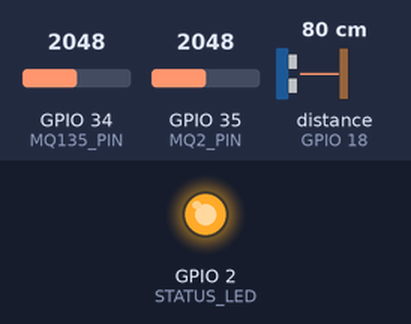
The sketch below on a simulated ESP32. Parts: output pins drawn as LEDs (lit = HIGH). Wiring (inferred from the names in the program): ultrasonic range finder: trigger GPIO 5; echo GPIO 18. The test bench sets the inputs (shaded band); at power-on: distance to the obstacle (sensor on GPIO 18) 80 cm, GPIO 34 (MQ135_PIN) = 2048, GPIO 35 (MQ2_PIN) = 2048. The echo pulse lasts 58.3 µs per cm; WiFi joins after 1.5 s; servers stay silent unless stated; uploads are accepted with an empty reply; random numbers use the default seed unless the sketch sets one; pins used as bus, display or sensor lines are not drawn; what the sketch prints to the serial monitor is not drawn.

Above: at 3.7 s.
3.8 s: distance to the obstacle (sensor on GPIO 18) set to 2 cm
At 5.28 s:
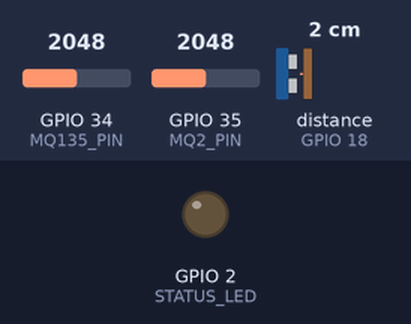
10.4 s: GPIO 34 (MQ135_PIN) set to 472
21.8 s: distance to the obstacle (sensor on GPIO 18) set to 4 cm
31.8 s: GPIO 34 (MQ135_PIN) set to 491
Timing chart, 0 to 42.1 s (numbered marks = the images above; inputs shaded):
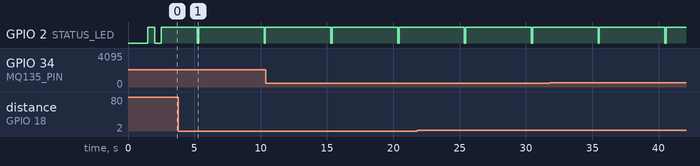

The sketch:

esp32_firmware_sample.ino
```cpp
/*
  =============================================================================
  AI-Powered Environmental Hazard Monitoring & Early Warning System
  ESP32 Hardware Node Firmware
  =============================================================================
  Target Board: ESP32 Dev Module / NodeMCU-32S
  Author: Disaster Management Tech Team

  Sensors Connected:
    - DHT22: Temperature & Relative Humidity (Pin GPIO 4)
    - HC-SR04: Ultrasonic Sensor for Water Level Depth (Trig: 5, Echo: 18)
    - MQ-135: Air Quality / Gas Sensor (Analog Pin GPIO 34)
    - MQ-2: Smoke / Combustible Gas Sensor (Analog Pin GPIO 35)
    - Status LED: Built-in LED (GPIO 2)

  Dependencies (Install via Arduino IDE Library Manager):
    - DHT sensor library by Adafruit
    - ArduinoJson by Benoit Blanchon (v6 or v7)
  =============================================================================
*/

#include <WiFi.h>
#include <HTTPClient.h>
#include <ArduinoJson.h>

// WiFi Credentials
const char* WIFI_SSID = "YOUR_WIFI_SSID";
const char* WIFI_PASSWORD = "YOUR_WIFI_PASSWORD";

// Central Backend Server Endpoint
// If testing locally on your LAN, replace with your PC's local IP (e.g. http://192.168.1.15:8000/api/sensor-data)
const char* SERVER_ENDPOINT = "http://192.168.1.100:8000/api/sensor-data";

// Unique Device & Location Configuration
const char* DEVICE_ID = "ESP32_CHN_01";
const char* LOCATION_NAME = "Chennai Adyar Basin, Tamil Nadu";
const float LATITUDE = 13.0827;
const float LONGITUDE = 80.2707;

// Pin Definitions
#define DHT_PIN 4
#define TRIG_PIN 5
#define ECHO_PIN 18
#define MQ135_PIN 34
#define MQ2_PIN 35
#define STATUS_LED 2

// Interval Configuration (in milliseconds)
const unsigned long SEND_INTERVAL_MS = 5000; // Send telemetry every 5 seconds
unsigned long lastSendTime = 0;

void setup() {
  Serial.begin(115200);
  delay(1000);
  Serial.println("\n--- [ESP32] Environmental Hazard Node Booting ---");

  pinMode(TRIG_PIN, OUTPUT);
  pinMode(ECHO_PIN, INPUT);
  pinMode(MQ135_PIN, INPUT);
  pinMode(MQ2_PIN, INPUT);
  pinMode(STATUS_LED, OUTPUT);

  connectToWiFi();
}

void loop() {
  // Ensure WiFi is connected
  if (WiFi.status() != WL_CONNECTED) {
    connectToWiFi();
  }

  // Periodic Telemetry Transmission
  if (millis() - lastSendTime >= SEND_INTERVAL_MS) {
    lastSendTime = millis();
    sendTelemetry();
  }

  delay(50);
}

void connectToWiFi() {
  Serial.print("[WiFi] Connecting to: ");
  Serial.println(WIFI_SSID);
  WiFi.begin(WIFI_SSID, WIFI_PASSWORD);

  int attempts = 0;
  while (WiFi.status() != WL_CONNECTED && attempts < 20) {
    delay(500);
    Serial.print(".");
    digitalWrite(STATUS_LED, !digitalRead(STATUS_LED));
    attempts++;
  }

  if (WiFi.status() == WL_CONNECTED) {
    Serial.println("\n[WiFi] Connected successfully!");
    Serial.print("[WiFi] IP Address: ");
    Serial.println(WiFi.localIP());
    digitalWrite(STATUS_LED, HIGH);
  } else {
    Serial.println("\n[WiFi] Connection timeout. Retrying in next cycle.");
    digitalWrite(STATUS_LED, LOW);
  }
}

float measureWaterLevel() {
  // Trigger 10us ultrasonic pulse
  digitalWrite(TRIG_PIN, LOW);
  delayMicroseconds(2);
  digitalWrite(TRIG_PIN, HIGH);
  delayMicroseconds(10);
  digitalWrite(TRIG_PIN, LOW);

  long duration = pulseIn(ECHO_PIN, HIGH, 30000); // 30ms timeout
  if (duration == 0) {
    return 20.0; // Fallback distance in cm
  }
  // Distance in cm = (duration * 0.0343) / 2
  float distance = (duration * 0.0343) / 2.0;

  // Total canal depth assumed 100cm; Water level = Depth - Distance to surface
  float waterLevel = max(0.0f, 100.0f - distance);
  return waterLevel;
}

float readAQI() {
  int rawADC = analogRead(MQ135_PIN); // 0 - 4095
  // Map ADC reading to calibrated AQI scale (0-500)
  float aqi = (rawADC / 4095.0) * 400.0 + 30.0;
  return aqi;
}

float readSmokeLevel() {
  int rawADC = analogRead(MQ2_PIN); // 0 - 4095
  // Map ADC reading to calibrated ppm (0-150 ppm)
  float smoke = (rawADC / 4095.0) * 120.0 + 5.0;
  return smoke;
}

void sendTelemetry() {
  if (WiFi.status() != WL_CONNECTED) {
    Serial.println("[ESP32] Cannot send telemetry: WiFi disconnected.");
    return;
  }

  // Read physical / calibrated sensors
  // (Note: Replace dummy DHT values with dht.readTemperature() / dht.readHumidity() in production)
  float temperature = 32.5 + random(-10, 10) / 10.0;
  float humidity = 72.0 + random(-20, 20) / 10.0;
  float waterLevel = measureWaterLevel();
  float aqi = readAQI();
  float smokeLevel = readSmokeLevel();

  // Create JSON document
  StaticJsonDocument<512> doc;
  doc["device_id"] = DEVICE_ID;
  doc["location"] = LOCATION_NAME;
  doc["latitude"] = LATITUDE;
  doc["longitude"] = LONGITUDE;
  doc["temperature"] = temperature;
  doc["humidity"] = humidity;
  doc["water_level"] = waterLevel;
  doc["air_quality"] = aqi;
  doc["smoke_level"] = smokeLevel;

  String jsonPayload;
  serializeJson(doc, jsonPayload);

  Serial.println("\n[HTTP POST] Transmitting Telemetry Payload:");
  Serial.println(jsonPayload);

  // Send HTTP POST
  HTTPClient http;
  http.begin(SERVER_ENDPOINT);
  http.addHeader("Content-Type", "application/json");

  int httpResponseCode = http.POST(jsonPayload);

  if (httpResponseCode > 0) {
    String response = http.getString();
    Serial.print("[HTTP Status]: ");
    Serial.println(httpResponseCode);
    Serial.print("[Server Response]: ");
    Serial.println(response);

    // Pulse LED on successful delivery
    digitalWrite(STATUS_LED, LOW);
    delay(100);
    digitalWrite(STATUS_LED, HIGH);
  } else {
    Serial.print("[HTTP Error Code]: ");
    Serial.println(httpResponseCode);
    Serial.println(http.errorToString(httpResponseCode).c_str());
  }

  http.end();
}
```

Measured:
- by itself, GPIO 2 (STATUS_LED): alternates HIGH for 4.9 s and LOW for 0.10 s
